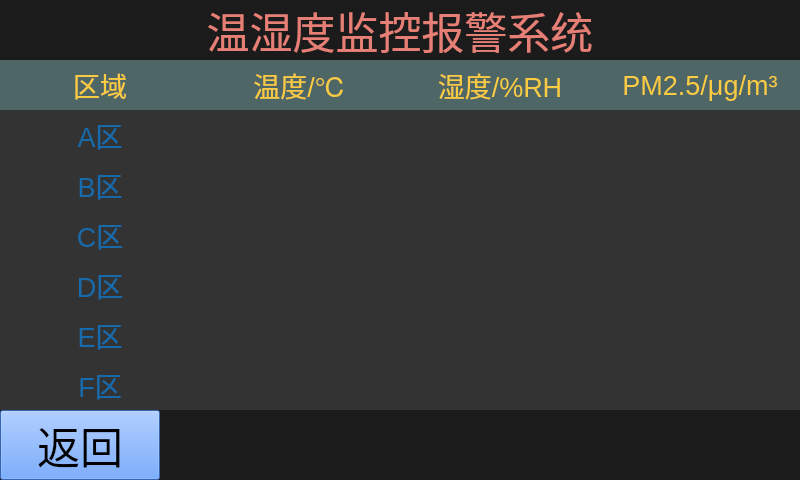
<?xml version="1.0" encoding="UTF-8"?>
<ui version="4.0">
 <class>RemotePage</class>
 <widget class="QDialog" name="RemotePage">
  <property name="geometry">
   <rect>
    <x>0</x>
    <y>0</y>
    <width>800</width>
    <height>480</height>
   </rect>
  </property>
  <property name="windowTitle">
   <string>Dialog</string>
  </property>
  <property name="styleSheet">
   <string notr="true">background-color: rgb(255, 255, 255);</string>
  </property>
  <widget class="QLabel" name="dHumidityLabel">
   <property name="geometry">
    <rect>
     <x>400</x>
     <y>260</y>
     <width>200</width>
     <height>50</height>
    </rect>
   </property>
   <property name="font">
    <font>
     <pointsize>20</pointsize>
    </font>
   </property>
   <property name="styleSheet">
    <string notr="true">background-color: rgb(51, 51, 51);
font: 20pt &quot;Ubuntu&quot;;
color: rgb(113, 170, 61);</string>
   </property>
   <property name="text">
    <string/>
   </property>
   <property name="alignment">
    <set>Qt::AlignCenter</set>
   </property>
  </widget>
  <widget class="QLabel" name="label_10">
   <property name="geometry">
    <rect>
     <x>0</x>
     <y>210</y>
     <width>200</width>
     <height>50</height>
    </rect>
   </property>
   <property name="font">
    <font>
     <pointsize>20</pointsize>
    </font>
   </property>
   <property name="styleSheet">
    <string notr="true">background-color: rgb(51, 51, 51);
color: rgb(23, 106, 171);</string>
   </property>
   <property name="text">
    <string>C区</string>
   </property>
   <property name="alignment">
    <set>Qt::AlignCenter</set>
   </property>
  </widget>
  <widget class="QPushButton" name="menuPushButton">
   <property name="geometry">
    <rect>
     <x>640</x>
     <y>410</y>
     <width>160</width>
     <height>70</height>
    </rect>
   </property>
   <property name="font">
    <font>
     <family>Ubuntu</family>
     <pointsize>32</pointsize>
     <weight>50</weight>
     <italic>false</italic>
     <bold>false</bold>
    </font>
   </property>
   <property name="styleSheet">
    <string notr="true">background-color: rgb(77, 140, 245);
font: 32pt &quot;Ubuntu&quot;;
color: rgb(0, 0, 0);</string>
   </property>
   <property name="text">
    <string/>
   </property>
  </widget>
  <widget class="QLabel" name="eHumidityLabel">
   <property name="geometry">
    <rect>
     <x>400</x>
     <y>310</y>
     <width>200</width>
     <height>50</height>
    </rect>
   </property>
   <property name="font">
    <font>
     <pointsize>20</pointsize>
    </font>
   </property>
   <property name="styleSheet">
    <string notr="true">background-color: rgb(51, 51, 51);
font: 20pt &quot;Ubuntu&quot;;
color: rgb(113, 170, 61);</string>
   </property>
   <property name="text">
    <string/>
   </property>
   <property name="alignment">
    <set>Qt::AlignCenter</set>
   </property>
  </widget>
  <widget class="QLabel" name="label_6">
   <property name="geometry">
    <rect>
     <x>200</x>
     <y>60</y>
     <width>200</width>
     <height>50</height>
    </rect>
   </property>
   <property name="font">
    <font>
     <pointsize>20</pointsize>
    </font>
   </property>
   <property name="styleSheet">
    <string notr="true">font: 20pt &quot;Ubuntu&quot;;
color: rgb(251, 203, 67);
background-color: rgb(79, 102, 102);</string>
   </property>
   <property name="text">
    <string>温度/℃</string>
   </property>
   <property name="alignment">
    <set>Qt::AlignCenter</set>
   </property>
  </widget>
  <widget class="QPushButton" name="resetPushButton">
   <property name="geometry">
    <rect>
     <x>320</x>
     <y>410</y>
     <width>160</width>
     <height>70</height>
    </rect>
   </property>
   <property name="font">
    <font>
     <family>Ubuntu</family>
     <pointsize>32</pointsize>
     <weight>50</weight>
     <italic>false</italic>
     <bold>false</bold>
    </font>
   </property>
   <property name="styleSheet">
    <string notr="true">background-color: rgb(77, 140, 245);
font: 32pt &quot;Ubuntu&quot;;
color: rgb(0, 0, 0);</string>
   </property>
   <property name="text">
    <string/>
   </property>
  </widget>
  <widget class="QLabel" name="label_5">
   <property name="geometry">
    <rect>
     <x>0</x>
     <y>60</y>
     <width>200</width>
     <height>50</height>
    </rect>
   </property>
   <property name="font">
    <font>
     <pointsize>20</pointsize>
    </font>
   </property>
   <property name="styleSheet">
    <string notr="true">font: 20pt &quot;Ubuntu&quot;;
color: rgb(251, 203, 67);
background-color: rgb(79, 102, 102);</string>
   </property>
   <property name="text">
    <string>区域</string>
   </property>
   <property name="alignment">
    <set>Qt::AlignCenter</set>
   </property>
  </widget>
  <widget class="QPushButton" name="backPushButton">
   <property name="geometry">
    <rect>
     <x>0</x>
     <y>410</y>
     <width>160</width>
     <height>70</height>
    </rect>
   </property>
   <property name="font">
    <font>
     <family>Ubuntu</family>
     <pointsize>32</pointsize>
     <weight>50</weight>
     <italic>false</italic>
     <bold>false</bold>
    </font>
   </property>
   <property name="styleSheet">
    <string notr="true">background-color: rgb(77, 140, 245);
font: 32pt &quot;Ubuntu&quot;;
color: rgb(0, 0, 0);</string>
   </property>
   <property name="text">
    <string>返回</string>
   </property>
  </widget>
  <widget class="QLabel" name="aPm25Label">
   <property name="geometry">
    <rect>
     <x>600</x>
     <y>110</y>
     <width>200</width>
     <height>50</height>
    </rect>
   </property>
   <property name="font">
    <font>
     <pointsize>20</pointsize>
    </font>
   </property>
   <property name="styleSheet">
    <string notr="true">background-color: rgb(51, 51, 51);
font: 20pt &quot;Ubuntu&quot;;
color: rgb(113, 170, 61);</string>
   </property>
   <property name="text">
    <string/>
   </property>
   <property name="alignment">
    <set>Qt::AlignCenter</set>
   </property>
  </widget>
  <widget class="QLabel" name="label_9">
   <property name="geometry">
    <rect>
     <x>0</x>
     <y>160</y>
     <width>200</width>
     <height>50</height>
    </rect>
   </property>
   <property name="font">
    <font>
     <pointsize>20</pointsize>
    </font>
   </property>
   <property name="styleSheet">
    <string notr="true">background-color: rgb(51, 51, 51);
color: rgb(23, 106, 171);</string>
   </property>
   <property name="text">
    <string>B区</string>
   </property>
   <property name="alignment">
    <set>Qt::AlignCenter</set>
   </property>
  </widget>
  <widget class="QLabel" name="aTemperatureLabel">
   <property name="geometry">
    <rect>
     <x>200</x>
     <y>110</y>
     <width>200</width>
     <height>50</height>
    </rect>
   </property>
   <property name="font">
    <font>
     <pointsize>20</pointsize>
    </font>
   </property>
   <property name="styleSheet">
    <string notr="true">background-color: rgb(51, 51, 51);
font: 20pt &quot;Ubuntu&quot;;
color: rgb(113, 170, 61);</string>
   </property>
   <property name="text">
    <string/>
   </property>
   <property name="alignment">
    <set>Qt::AlignCenter</set>
   </property>
  </widget>
  <widget class="QLabel" name="dTemperatureLabel">
   <property name="geometry">
    <rect>
     <x>200</x>
     <y>260</y>
     <width>200</width>
     <height>50</height>
    </rect>
   </property>
   <property name="font">
    <font>
     <pointsize>20</pointsize>
    </font>
   </property>
   <property name="styleSheet">
    <string notr="true">background-color: rgb(51, 51, 51);
font: 20pt &quot;Ubuntu&quot;;
color: rgb(113, 170, 61);</string>
   </property>
   <property name="text">
    <string/>
   </property>
   <property name="alignment">
    <set>Qt::AlignCenter</set>
   </property>
  </widget>
  <widget class="QLabel" name="cTemperatureLabel">
   <property name="geometry">
    <rect>
     <x>200</x>
     <y>210</y>
     <width>200</width>
     <height>50</height>
    </rect>
   </property>
   <property name="font">
    <font>
     <pointsize>20</pointsize>
    </font>
   </property>
   <property name="styleSheet">
    <string notr="true">background-color: rgb(51, 51, 51);
font: 20pt &quot;Ubuntu&quot;;
color: rgb(113, 170, 61);</string>
   </property>
   <property name="text">
    <string/>
   </property>
   <property name="alignment">
    <set>Qt::AlignCenter</set>
   </property>
  </widget>
  <widget class="QLabel" name="eTemperatureLabel">
   <property name="geometry">
    <rect>
     <x>200</x>
     <y>310</y>
     <width>200</width>
     <height>50</height>
    </rect>
   </property>
   <property name="font">
    <font>
     <pointsize>20</pointsize>
    </font>
   </property>
   <property name="styleSheet">
    <string notr="true">background-color: rgb(51, 51, 51);
font: 20pt &quot;Ubuntu&quot;;
color: rgb(113, 170, 61);</string>
   </property>
   <property name="text">
    <string/>
   </property>
   <property name="alignment">
    <set>Qt::AlignCenter</set>
   </property>
  </widget>
  <widget class="QLabel" name="bPm25Label">
   <property name="geometry">
    <rect>
     <x>600</x>
     <y>160</y>
     <width>200</width>
     <height>50</height>
    </rect>
   </property>
   <property name="font">
    <font>
     <pointsize>20</pointsize>
    </font>
   </property>
   <property name="styleSheet">
    <string notr="true">background-color: rgb(51, 51, 51);
font: 20pt &quot;Ubuntu&quot;;
color: rgb(113, 170, 61);</string>
   </property>
   <property name="text">
    <string/>
   </property>
   <property name="alignment">
    <set>Qt::AlignCenter</set>
   </property>
  </widget>
  <widget class="QLabel" name="label_15">
   <property name="geometry">
    <rect>
     <x>0</x>
     <y>260</y>
     <width>200</width>
     <height>50</height>
    </rect>
   </property>
   <property name="font">
    <font>
     <pointsize>20</pointsize>
    </font>
   </property>
   <property name="styleSheet">
    <string notr="true">background-color: rgb(51, 51, 51);
color: rgb(23, 106, 171);</string>
   </property>
   <property name="text">
    <string>D区</string>
   </property>
   <property name="alignment">
    <set>Qt::AlignCenter</set>
   </property>
  </widget>
  <widget class="QLabel" name="ePm25Label">
   <property name="geometry">
    <rect>
     <x>600</x>
     <y>310</y>
     <width>200</width>
     <height>50</height>
    </rect>
   </property>
   <property name="font">
    <font>
     <pointsize>20</pointsize>
    </font>
   </property>
   <property name="styleSheet">
    <string notr="true">background-color: rgb(51, 51, 51);
font: 20pt &quot;Ubuntu&quot;;
color: rgb(113, 170, 61);</string>
   </property>
   <property name="text">
    <string/>
   </property>
   <property name="alignment">
    <set>Qt::AlignCenter</set>
   </property>
  </widget>
  <widget class="QLabel" name="fHumidityLabel">
   <property name="geometry">
    <rect>
     <x>400</x>
     <y>360</y>
     <width>200</width>
     <height>50</height>
    </rect>
   </property>
   <property name="font">
    <font>
     <pointsize>20</pointsize>
    </font>
   </property>
   <property name="styleSheet">
    <string notr="true">background-color: rgb(51, 51, 51);
font: 20pt &quot;Ubuntu&quot;;
color: rgb(113, 170, 61);</string>
   </property>
   <property name="text">
    <string/>
   </property>
   <property name="alignment">
    <set>Qt::AlignCenter</set>
   </property>
  </widget>
  <widget class="QLabel" name="fPm25Label">
   <property name="geometry">
    <rect>
     <x>600</x>
     <y>360</y>
     <width>200</width>
     <height>50</height>
    </rect>
   </property>
   <property name="font">
    <font>
     <pointsize>20</pointsize>
    </font>
   </property>
   <property name="styleSheet">
    <string notr="true">background-color: rgb(51, 51, 51);
font: 20pt &quot;Ubuntu&quot;;
color: rgb(113, 170, 61);</string>
   </property>
   <property name="text">
    <string/>
   </property>
   <property name="alignment">
    <set>Qt::AlignCenter</set>
   </property>
  </widget>
  <widget class="QLabel" name="label_31">
   <property name="geometry">
    <rect>
     <x>600</x>
     <y>60</y>
     <width>200</width>
     <height>50</height>
    </rect>
   </property>
   <property name="font">
    <font>
     <pointsize>20</pointsize>
    </font>
   </property>
   <property name="styleSheet">
    <string notr="true">font: 20pt &quot;Ubuntu&quot;;
color: rgb(251, 203, 67);
background-color: rgb(79, 102, 102);</string>
   </property>
   <property name="text">
    <string>PM2.5/μg/m³</string>
   </property>
   <property name="alignment">
    <set>Qt::AlignCenter</set>
   </property>
  </widget>
  <widget class="QLabel" name="label">
   <property name="geometry">
    <rect>
     <x>0</x>
     <y>0</y>
     <width>800</width>
     <height>60</height>
    </rect>
   </property>
   <property name="font">
    <font>
     <pointsize>32</pointsize>
    </font>
   </property>
   <property name="styleSheet">
    <string notr="true">background-color: rgb(27, 27, 27);
color: rgb(230, 127, 118);</string>
   </property>
   <property name="text">
    <string>温湿度监控报警系统</string>
   </property>
   <property name="alignment">
    <set>Qt::AlignCenter</set>
   </property>
  </widget>
  <widget class="QLabel" name="label_17">
   <property name="geometry">
    <rect>
     <x>0</x>
     <y>360</y>
     <width>200</width>
     <height>50</height>
    </rect>
   </property>
   <property name="font">
    <font>
     <pointsize>20</pointsize>
    </font>
   </property>
   <property name="styleSheet">
    <string notr="true">background-color: rgb(51, 51, 51);
color: rgb(23, 106, 171);</string>
   </property>
   <property name="text">
    <string>F区</string>
   </property>
   <property name="alignment">
    <set>Qt::AlignCenter</set>
   </property>
  </widget>
  <widget class="QLabel" name="bTemperatureLabel">
   <property name="geometry">
    <rect>
     <x>200</x>
     <y>160</y>
     <width>200</width>
     <height>50</height>
    </rect>
   </property>
   <property name="font">
    <font>
     <pointsize>20</pointsize>
    </font>
   </property>
   <property name="styleSheet">
    <string notr="true">background-color: rgb(51, 51, 51);
font: 20pt &quot;Ubuntu&quot;;
color: rgb(113, 170, 61);</string>
   </property>
   <property name="text">
    <string/>
   </property>
   <property name="alignment">
    <set>Qt::AlignCenter</set>
   </property>
  </widget>
  <widget class="QLabel" name="fTemperatureLabel">
   <property name="geometry">
    <rect>
     <x>200</x>
     <y>360</y>
     <width>200</width>
     <height>50</height>
    </rect>
   </property>
   <property name="font">
    <font>
     <pointsize>20</pointsize>
    </font>
   </property>
   <property name="styleSheet">
    <string notr="true">background-color: rgb(51, 51, 51);
font: 20pt &quot;Ubuntu&quot;;
color: rgb(113, 170, 61);</string>
   </property>
   <property name="text">
    <string/>
   </property>
   <property name="alignment">
    <set>Qt::AlignCenter</set>
   </property>
  </widget>
  <widget class="QLabel" name="label_3">
   <property name="geometry">
    <rect>
     <x>0</x>
     <y>410</y>
     <width>800</width>
     <height>70</height>
    </rect>
   </property>
   <property name="font">
    <font>
     <pointsize>30</pointsize>
    </font>
   </property>
   <property name="styleSheet">
    <string notr="true">color: rgb(211, 219, 43);
background-color: rgb(27, 27, 27);</string>
   </property>
   <property name="text">
    <string/>
   </property>
   <property name="alignment">
    <set>Qt::AlignCenter</set>
   </property>
  </widget>
  <widget class="QLabel" name="cHumidityLabel">
   <property name="geometry">
    <rect>
     <x>400</x>
     <y>210</y>
     <width>200</width>
     <height>50</height>
    </rect>
   </property>
   <property name="font">
    <font>
     <pointsize>20</pointsize>
    </font>
   </property>
   <property name="styleSheet">
    <string notr="true">background-color: rgb(51, 51, 51);
font: 20pt &quot;Ubuntu&quot;;
color: rgb(113, 170, 61);</string>
   </property>
   <property name="text">
    <string/>
   </property>
   <property name="alignment">
    <set>Qt::AlignCenter</set>
   </property>
  </widget>
  <widget class="QLabel" name="label_11">
   <property name="geometry">
    <rect>
     <x>400</x>
     <y>60</y>
     <width>200</width>
     <height>50</height>
    </rect>
   </property>
   <property name="font">
    <font>
     <pointsize>20</pointsize>
    </font>
   </property>
   <property name="styleSheet">
    <string notr="true">font: 20pt &quot;Ubuntu&quot;;
color: rgb(251, 203, 67);
background-color: rgb(79, 102, 102);</string>
   </property>
   <property name="text">
    <string>湿度/%RH</string>
   </property>
   <property name="alignment">
    <set>Qt::AlignCenter</set>
   </property>
  </widget>
  <widget class="QLabel" name="aHumidityLabel">
   <property name="geometry">
    <rect>
     <x>400</x>
     <y>110</y>
     <width>200</width>
     <height>50</height>
    </rect>
   </property>
   <property name="font">
    <font>
     <pointsize>20</pointsize>
    </font>
   </property>
   <property name="styleSheet">
    <string notr="true">background-color: rgb(51, 51, 51);
font: 20pt &quot;Ubuntu&quot;;
color: rgb(113, 170, 61);</string>
   </property>
   <property name="text">
    <string/>
   </property>
   <property name="alignment">
    <set>Qt::AlignCenter</set>
   </property>
  </widget>
  <widget class="QLabel" name="dPm25Label">
   <property name="geometry">
    <rect>
     <x>600</x>
     <y>260</y>
     <width>200</width>
     <height>50</height>
    </rect>
   </property>
   <property name="font">
    <font>
     <pointsize>20</pointsize>
    </font>
   </property>
   <property name="styleSheet">
    <string notr="true">background-color: rgb(51, 51, 51);
font: 20pt &quot;Ubuntu&quot;;
color: rgb(113, 170, 61);</string>
   </property>
   <property name="text">
    <string/>
   </property>
   <property name="alignment">
    <set>Qt::AlignCenter</set>
   </property>
  </widget>
  <widget class="QLabel" name="bHumidityLabel">
   <property name="geometry">
    <rect>
     <x>400</x>
     <y>160</y>
     <width>200</width>
     <height>50</height>
    </rect>
   </property>
   <property name="font">
    <font>
     <pointsize>20</pointsize>
    </font>
   </property>
   <property name="styleSheet">
    <string notr="true">background-color: rgb(51, 51, 51);
font: 20pt &quot;Ubuntu&quot;;
color: rgb(113, 170, 61);</string>
   </property>
   <property name="text">
    <string/>
   </property>
   <property name="alignment">
    <set>Qt::AlignCenter</set>
   </property>
  </widget>
  <widget class="QLabel" name="cPm25Label">
   <property name="geometry">
    <rect>
     <x>600</x>
     <y>210</y>
     <width>200</width>
     <height>50</height>
    </rect>
   </property>
   <property name="font">
    <font>
     <pointsize>20</pointsize>
    </font>
   </property>
   <property name="styleSheet">
    <string notr="true">background-color: rgb(51, 51, 51);
font: 20pt &quot;Ubuntu&quot;;
color: rgb(113, 170, 61);</string>
   </property>
   <property name="text">
    <string/>
   </property>
   <property name="alignment">
    <set>Qt::AlignCenter</set>
   </property>
  </widget>
  <widget class="QLabel" name="label_16">
   <property name="geometry">
    <rect>
     <x>0</x>
     <y>310</y>
     <width>200</width>
     <height>50</height>
    </rect>
   </property>
   <property name="font">
    <font>
     <pointsize>20</pointsize>
    </font>
   </property>
   <property name="styleSheet">
    <string notr="true">background-color: rgb(51, 51, 51);
color: rgb(23, 106, 171);</string>
   </property>
   <property name="text">
    <string>E区</string>
   </property>
   <property name="alignment">
    <set>Qt::AlignCenter</set>
   </property>
  </widget>
  <widget class="QLabel" name="label_8">
   <property name="geometry">
    <rect>
     <x>0</x>
     <y>110</y>
     <width>200</width>
     <height>50</height>
    </rect>
   </property>
   <property name="font">
    <font>
     <pointsize>20</pointsize>
    </font>
   </property>
   <property name="styleSheet">
    <string notr="true">background-color: rgb(51, 51, 51);
color: rgb(23, 106, 171);</string>
   </property>
   <property name="text">
    <string>A区</string>
   </property>
   <property name="alignment">
    <set>Qt::AlignCenter</set>
   </property>
  </widget>
  <zorder>menuPushButton</zorder>
  <zorder>resetPushButton</zorder>
  <zorder>label_3</zorder>
  <zorder>dHumidityLabel</zorder>
  <zorder>label_10</zorder>
  <zorder>eHumidityLabel</zorder>
  <zorder>label_6</zorder>
  <zorder>label_5</zorder>
  <zorder>backPushButton</zorder>
  <zorder>aPm25Label</zorder>
  <zorder>label_9</zorder>
  <zorder>aTemperatureLabel</zorder>
  <zorder>dTemperatureLabel</zorder>
  <zorder>cTemperatureLabel</zorder>
  <zorder>eTemperatureLabel</zorder>
  <zorder>bPm25Label</zorder>
  <zorder>label_15</zorder>
  <zorder>ePm25Label</zorder>
  <zorder>fHumidityLabel</zorder>
  <zorder>fPm25Label</zorder>
  <zorder>label_31</zorder>
  <zorder>label</zorder>
  <zorder>label_17</zorder>
  <zorder>bTemperatureLabel</zorder>
  <zorder>fTemperatureLabel</zorder>
  <zorder>cHumidityLabel</zorder>
  <zorder>label_11</zorder>
  <zorder>aHumidityLabel</zorder>
  <zorder>dPm25Label</zorder>
  <zorder>bHumidityLabel</zorder>
  <zorder>cPm25Label</zorder>
  <zorder>label_16</zorder>
  <zorder>label_8</zorder>
 </widget>
 <resources/>
 <connections/>
</ui>
